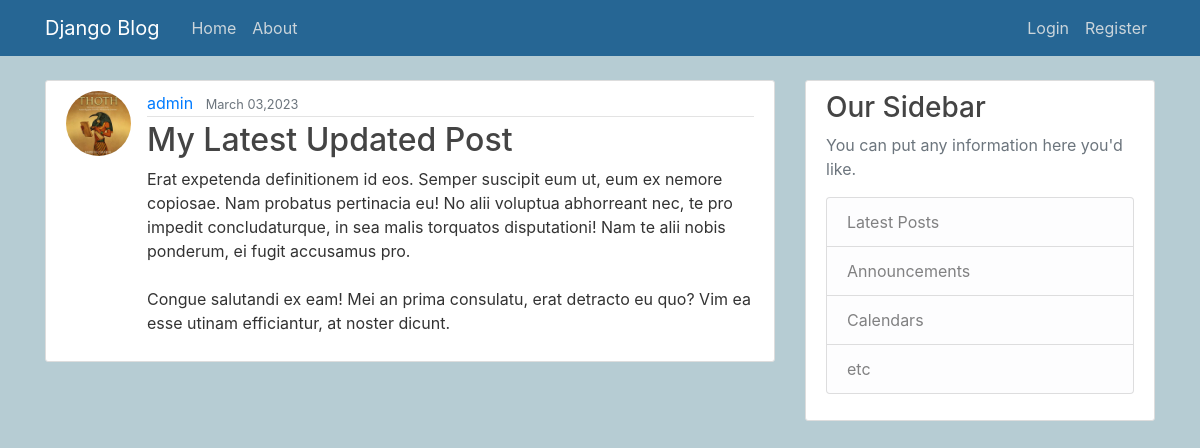
The page /post/33/ on the database its author committed.
### blog_app/models.py (models this page shows, shortened)
class Post(models.Model):
    title = models.CharField(max_length=200)
    content = models.TextField()
    date_posted = models.DateTimeField(default=timezone.now)
    author = models.ForeignKey(User, on_delete=models.CASCADE)

### user_app/models.py (models this page shows, shortened)
class Profile(models.Model):
    user = models.OneToOneField(User, on_delete=models.CASCADE)
    image = models.ImageField(default='default.jpg', upload_to='profile_pics')

### blog_app/views.py (the view)
# urls.py: path('post/<int:pk>/', PostDetailView.as_view(), name='blog_app-post-detail'),
class PostDetailView(DetailView):
    model = Post

### blog_app/templates/blog_app/post_detail.html (shortened to what this page needs)
{% extends 'blog_app/layout.html' %}
{% load static %}
{% block content %}
    <article class="media content-section">
        <img class="rounded-circle article-img" src="{{ object.author.profile.image.url }}">
        <div class="media-body">
            <div class="article-metadata">
                <a class="mr-2" href="#">{{ object.author }}</a>
                <small class="text-muted">{{ object.date_posted|date:"F d,Y" }}</small>
            </div>
            <h2 class="article-title" >{{ object.title }}</h2>
            <p class="article-content">{{ object.content }}</p>
        </div>
    </article>
{% endblock content %}

### static/css/main.css (style rules this page uses)
body { background: #b6ccd3; color: #333333; margin-top: 5rem; }
h1, h2, h3, h4, h5, h6 { color: #444444; }
.content-section { background: #ffffff; padding: 10px 20px; border: 1px solid #dddddd; border-radius: 3px; margin-bottom: 20px; }
.article-title { color: #444444; }
.article-content { white-space: pre-line; }
.article-img { height: 65px; width: 65px; margin-right: 16px; }
.article-metadata { padding-bottom: 1px; margin-bottom: 4px; border-bottom: 1px solid #e3e3e3 }
h1, h2, h3, h4, h5, h6, { font-family: 'Raleway', sans-serif; }
a, { color: #4b5156 }

### rows shown on the page
Post: author.profile.image (picture), author "admin", date_posted "March 03,2023", title "My Latest Updated Post", content "Erat expetenda definitionem id eos. Semper suscipit eum ut, eum ex nemore copiosae. Nam probatus pertinacia eu! No alii voluptua abhorreant nec, te pro impedit concludaturque, in sea malis torquatos disputationi! Nam te alii nobis ponderum, ei fugit accusamus pro. Congue salutandi ex eam! Mei an prima consulatu, erat detracto eu quo? Vim ea esse utinam efficiantur, at noster dicunt."
